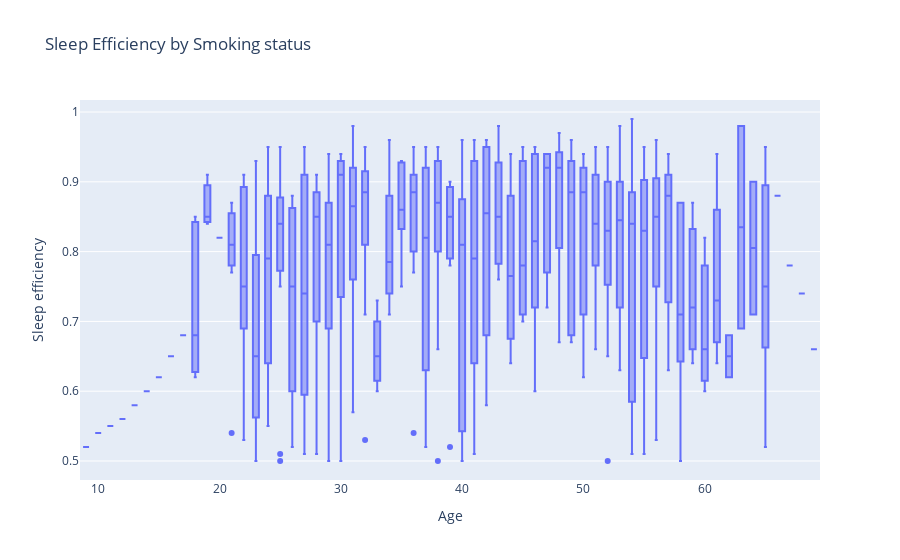

Here is the notebook cell this chart was saved with:
### Code cell
fig = px.box(df, y = "Sleep efficiency", x = "Age", title = "Sleep Efficiency by Smoking status")
fig.show()

### Figure 1 — Plotly figure (JSON) as saved in the notebook; plotly's stock layout.template omitted (floating-point values rounded to 4 significant figures; data arrays with more than 128 entries replaced by an {"elided": "..."} marker saying what was removed)
{"data": [{"alignmentgroup": "True", "hovertemplate": "Age=%{x}<br>Sleep efficiency=%{y}<extra></extra>", "legendgroup": "", "marker": {"color": "#636efa"}, "name": "", "notched": false, "offsetgroup": "", "orientation": "v", "showlegend": false, "type": "box", "x": {"elided": "452 int values"}, "x0": " ", "xaxis": "x", "y": {"elided": "452 float values"}, "y0": " ", "yaxis": "y"}], "layout": {"autosize": true, "boxmode": "group", "legend": {"tracegroupgap": 0}, "title": {"text": "Sleep Efficiency by Smoking status"}, "xaxis": {"anchor": "y", "autorange": true, "domain": [0, 1], "range": [8.5, 69.5], "title": {"text": "Age"}, "type": "linear"}, "yaxis": {"anchor": "x", "autorange": true, "domain": [0, 1], "range": [0.4728, 1.017], "title": {"text": "Sleep efficiency"}, "type": "linear"}}}
